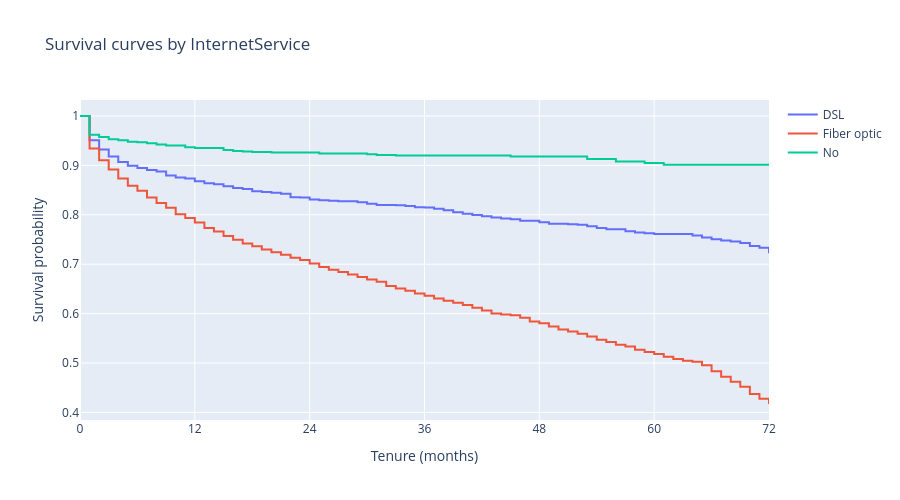

Here is the notebook cell this chart was saved with:
### Markdown cell above
**Findings**  
Holy crap. This is our most effective variable so far. After only three months, there is more than a 10 percentage point (pp) difference between those without a partner and those with a partner (86% vs 96%). This gap widens to 20pp after two years.

### Code cell
plot_kmf('InternetService')
